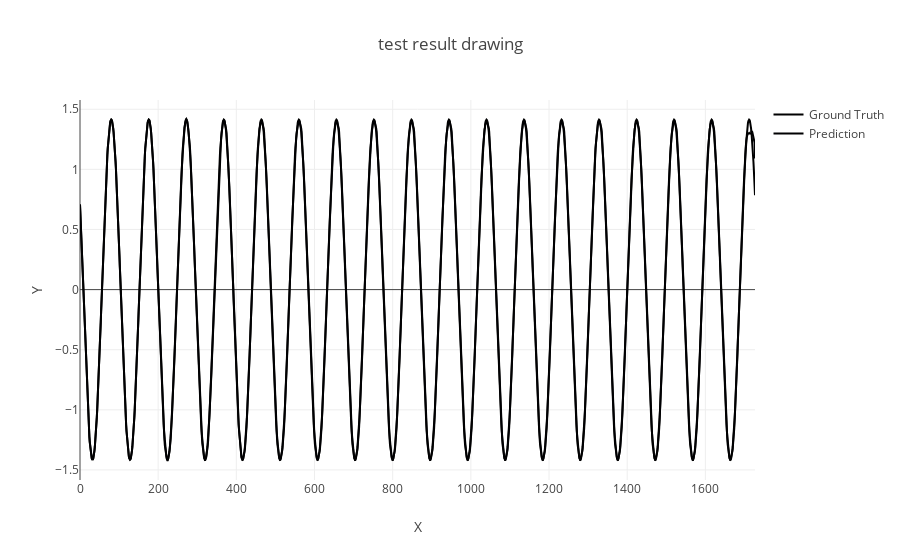

The cell this chart's notebook holds for it:
### Code cell
test_index = 40
fig = go.Figure()
curr_true = np.squeeze(trues[test_index])
curr_pred = np.squeeze(preds[test_index])
curr_input = np.squeeze(inputs_save[test_index])

draw_true = np.concatenate((curr_input, curr_true))
draw_pred = np.concatenate((curr_input, curr_pred))
fig.add_trace(go.Scatter(y=draw_true, mode='lines', name='Ground Truth', fillcolor="blue"))
fig.add_trace(go.Scatter(y=draw_pred, mode='lines', name='Prediction', fillcolor="red"))

fig.update_layout(
    # sliders=sliders,
    title="test result drawing",
    xaxis_title="X",
    yaxis_title="Y",
    # width=600,
    # height=500
)
fig.show()

# several points to check
# 1. general shape
# 2. connection between input and pred
# 3. starting point

### Figure 1 — Plotly figure (JSON) as saved in the notebook; plotly's stock layout.template omitted (floating-point values rounded to 4 significant figures; data arrays with more than 128 entries replaced by an {"elided": "..."} marker saying what was removed)
{"data": [{"fillcolor": "blue", "mode": "lines", "name": "Ground Truth", "y": {"elided": "1728 float values"}, "type": "scatter"}, {"fillcolor": "red", "mode": "lines", "name": "Prediction", "y": {"elided": "1728 float values"}, "type": "scatter"}], "layout": {"title": {"text": "test result drawing"}, "xaxis": {"title": {"text": "X"}}, "yaxis": {"title": {"text": "Y"}}}}
